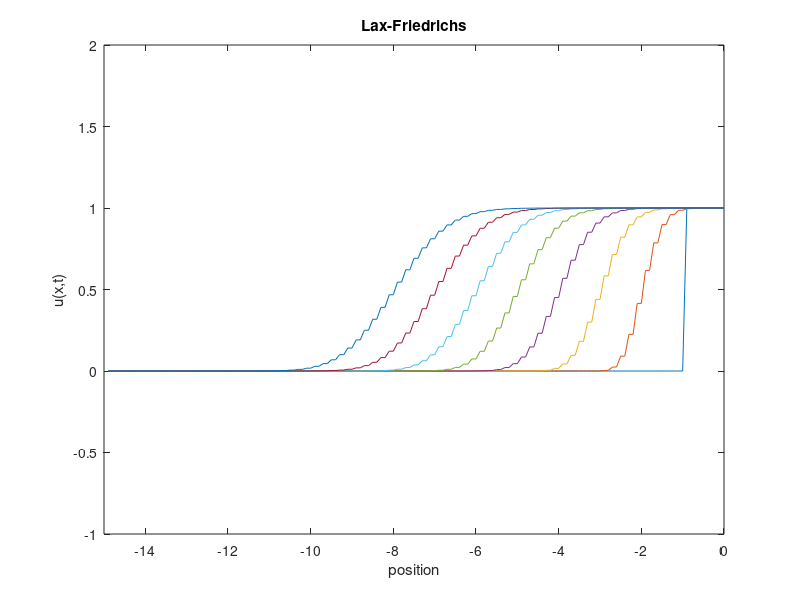

Source code (MATLAB):
%2006 srping 18.086 TA Yeunwoo Cho
%HW2-(3) Lax-Friedrichs Method
L=15;
dx=0.1;
dt=0.05;
x=[-L+dx:dx:0]';
n=length(x);
%Initial value
u1=zeros(1,n-10);
u2=ones(1,10);
u=[u1 u2]';

r=dt/dx
%algorithm
A_lf=sparse(diag(((1+r)/2)*ones(n-1,1),1)+diag(((1-r)/2)*ones(n-1,1),-1));
b=[0 zeros(1,n-2) (r+1)/2]';
plot(x,u);
hold on;
shock_width=[];

for t=dt:dt:7
    u=A_lf*u+b;
    if fix(t)==t;
        plot(x,u)               
        a_index=find(u>=0.9 & u<=1);
        b_index=find(u>=0 & u<=0.1);
        a_size=size(a_index);
        b_size=size(b_index);
        wid_1=a_index(1,1);
        wid_2=b_index(b_size(1,1),1);
        sw=shock_width;
        shock_width=[sw wid_1-wid_2];
        axis([-15 0 -1 2]);
    end
end
shock_width
xlabel('position')
ylabel('u(x,t)')
title('Lax-Friedrichs')

hold off
